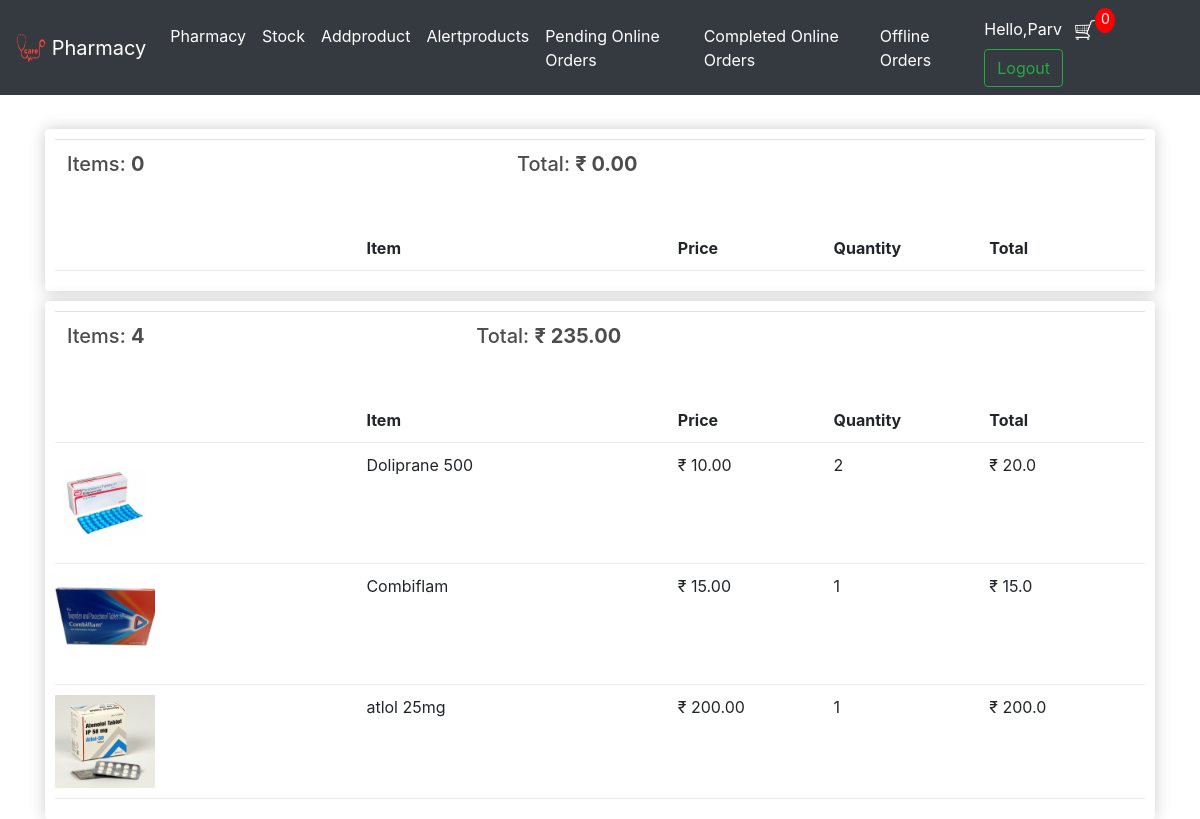
The app's page /pharmacist/walkinorders/ (signed in) with its own data.
### users/models.py (models this page shows, shortened)
class WalkinOrder(models.Model):
    customer = models.ForeignKey(
        Pharmacist, on_delete=models.SET_NULL, blank=True, null=True)
    date_ordered = models.DateTimeField(auto_now_add=True)
    complete = models.BooleanField(default=False, null=True, blank=False)
    transaction_id = models.CharField(max_length=200, blank=True, null=True)
    @property
    def cartvalue(self):
        orderitems = self.walkincart_set.all()
        total = sum([item.get_total for item in orderitems])
        return total
    @property
    def get_cart_items(self):
        orderitems = self.walkincart_set.all()
        total = sum([item.quantity for item in orderitems])
        return total

class WalkinCart(models.Model):
    product = models.ForeignKey(
        specificproducts, on_delete=models.SET_NULL, blank=True, null=True)
    order = models.ForeignKey(
        WalkinOrder, on_delete=models.SET_NULL, blank=True, null=True)
    quantity = models.IntegerField(default=0, null=True, blank=True)
    date_added = models.DateTimeField(auto_now=True)
    @property
    def get_total(self):
        total = self.product.price * self.quantity
        return total

class specificproducts(models.Model):
    Pharmacist = models.ForeignKey(
        Pharmacist, on_delete=models.SET_NULL, blank=True, null=True)
    name = models.CharField(max_length=100, null=True)
    image = models.ImageField(upload_to='products', null=True, blank=True)
    price = models.FloatField()
    minquantity = models.IntegerField()
    available = models.IntegerField()
    cp = models.FloatField()
    quantity = models.CharField(max_length=100, null=True)
    drugs = models.CharField(max_length=200, null=True)
    brand = models.CharField(max_length=100, null=True)

### users/views.py (the view)
# urls.py: path('pharmacist/walkinorders/', views.offlineorders, name='offlineorders'),
def offlineorders(request):
    if not request.user.is_authenticated:
        return redirect('loginUser')
    name = request.user.first_name
    groupname = str(request.user.groups.all()[0].name)
    customer = request.user.pharmacist
    order, created = WalkinOrder.objects.get_or_create(
        customer=customer, complete=False)
    ordercount = order.get_cart_items
    pharmacy = request.user.pharmacist
    myorders = WalkinOrder.objects.filter(complete=True, customer=pharmacy)
    button = False
    customerinfo = False
    items = []
    for order in myorders:
        itemlist = order.walkincart_set.all()
        for item in itemlist:
            items.append(item)
    context = {
        'name': name,
        'groupname': groupname,
        'ordercount': ordercount,
        'myorders': myorders,
        'items': items,
        'button': button,
        'customerinfo': customerinfo,
    }
    return render(request, 'pharmacy/orders.html', context)

### users/templates/pharmacy/orders.html (shortened to what this page needs)
{% extends 'pharmacy/phamacistnav.html' %}
{% load static %}
{% block content %}
    <div class="row">
        {% for order in myorders%}
        <div class="col-lg-12">
            <div class="box-element">
                <table class="table">
                    <tr>
                        <th><h5>Items: <strong>{{order.get_cart_items}} </strong></h5></th>
                        <th><h5>Total: <strong>&#x20B9; {{order.cartvalue|floatformat:2}}</strong></h5></th>
                    </tr>
                </table>
            <br>
                <div class="cart-row">
                    <div style="flex: 2"></div>
                    <div style="flex: 2"><strong>Item</strong></div>
                    <div style="flex: 1"><strong>Price</strong></div>
                    <div style="flex: 1"><strong>Quantity</strong></div>
                    <div style="flex: 1"><strong>Total</strong></div>
                </div>
                {% for item in items %}
                {% if item.order == order %}
                <div class="cart-row">
                    <div style="flex: 2"><img class="row-image" src="{{item.product.image.url}}"></div>
                    <div style="flex: 2">{{item.product.name}}</div>
                    <div style="flex: 1">&#x20B9; {{item.product.price|floatformat:2}}</div>
                    <div style="flex: 1">
                        {{item.quantity}}
                    </div>
                    <div style="flex: 1">&#x20B9; {{item.get_total}} </div>
                </div>
                {% endif %}
                {% endfor %}
            </div>
        </div>
        {% endfor %}
    </div>
{% endblock content %}

### users/templates/pharmacy/phamacistnav.html (shortened to what this page needs)
{% load static %}
<!DOCTYPE html>
<html lang="en">
<head>
    <link rel="stylesheet" type="text/css" href="{% static 'pharmacy/css/main.css' %}">
    <link rel="stylesheet" href="https://cdn.jsdelivr.net/npm/bootstrap@4.5.3/dist/css/bootstrap.min.css">
</head>
<body>
    <nav class="navbar sticky-top navbar-expand-lg navbar-dark bg-dark">
        <a class="navbar-brand" href="{% url 'pharmacistDashboard' %}">
            <img src="{% static 'pharmacy/images/logo.png' %}" width="30" height="30" class="d-inline-block align-top" alt="" loading="lazy">
            Pharmacy
        </a>
        <div class="collapse navbar-collapse" id="navbarSupportedContent">
          <ul class="navbar-nav mr-auto">
            <li class="nav-item mr-auto">
                <li class="nav-item active">
                <a class="nav-link" href="{% url 'pharmacistDashboard' %}">Pharmacy</a>
                </li>
                <li class="nav-item active">
                  <a class="nav-link" href="{% url 'stock' %}">Stock</a>
                </li>
                <li class="nav-item active">
                  <a class="nav-link" href="{% url 'addproduct' %}">Addproduct</a>
                </li>
                <li class="nav-item active">
                  <a class="nav-link" href="{% url 'alertproducts' %}">Alertproducts</a>
                </li>
                <li class="nav-item active">
                  <a class="nav-link" href="{% url 'onlineorders' %}">Pending Online Orders</a>
                </li>
                <li class="nav-item active">
                  <a class="nav-link" href="{% url 'onlineorderscomplete' %}">Completed Online Orders</a>
                </li>
                <li class="nav-item active">
                  <a class="nav-link" href="{% url 'offlineorders' %}">Offline Orders</a>
                </li>
            </li>
          </ul>
          <div class="form-inline my-2 my-lg-0">
              <a><font color="white">Hello,{{name}}</font> </a>&nbsp; &nbsp;
                  <a href="
                    {% if groupname == 'pharmacist' %}
                        {% url 'walkincart' %}
                    {% endif %}
                  ">
                  <img src="{% static 'pharmacy/images/cart.png' %}" alt="" width="20" height="20">
              </a>
              <p id="cart-total">{{ordercount}}</p>&nbsp;&nbsp;
              <a href="{% url 'logoutUser' %}">
                <button class="btn btn-outline-success my-2 my-sm-0" type="submit">Logout</button>
              </a>
          </div>
        </div>
    </nav>
    <div class="container">
      <br>
    {% block content %}
    {% endblock content %}
    </div>
</body>
</html>

### static/pharmacy/css/main.css (style rules this page uses)
body { background-color: hsl(0, 0%, 98%); }
h1,h2,h3,h4,h5,h6 { color:hsl(0, 0%, 30%); }
.box-element { box-shadow:hsl(0, 0%, 80%) 0 0 16px; background-color: #fff; border-radius: 4px; padding: 10px; }
.bg-dark { background-color: #4f868c!important; }
#cart-total { display: block; text-align: center; color:#fff; background-color: red; width: 20px; height: 25px; border-radius: 50%; font-size: 14px; }
.col-lg-4, .col-lg-6, .col-lg-8, .col-lg-12 { margin-top: 10px; }
.btn { border-radius: 0; }
.row-image { width: 100px; }
.cart-row { display: flex; align-items: flex-stretch; padding-bottom: 10px; margin-bottom: 10px; border-bottom: 1px solid #ececec; }

### records on screen
WalkinOrder: get_cart_items "0", cartvalue "0.00"
WalkinOrder: get_cart_items "4", cartvalue "235.00"
WalkinCart: product.image (picture), product.name "Doliprane 500", product.price "10.00", quantity "2", get_total "20.0"
WalkinCart: product.image (picture), product.name "Combiflam", product.price "15.00", quantity "1", get_total "15.0"
WalkinCart: product.image (picture), product.name "atlol 25mg", product.price "200.00", quantity "1", get_total "200.0"

### other values on screen
{{ name }} "Parv"
{{ ordercount }} "0"
